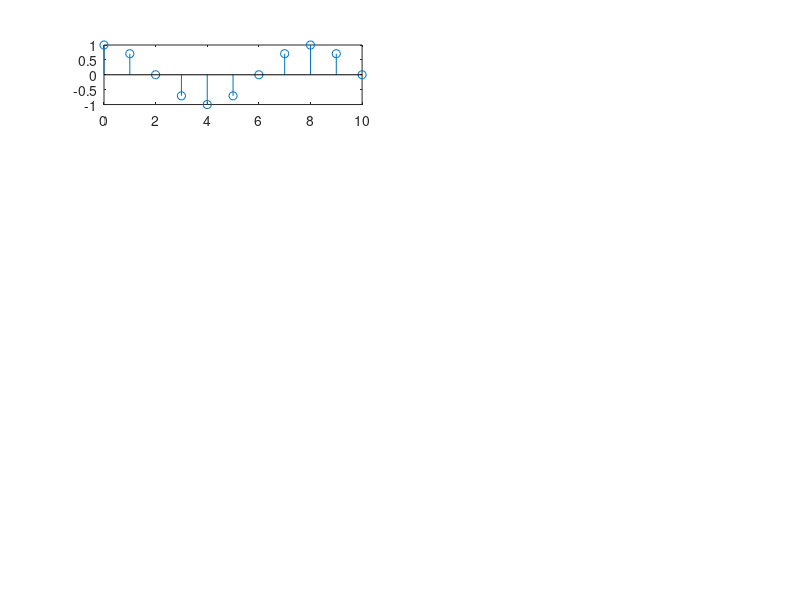

MATLAB code to generate this figure: (Note: this script raises an error after producing the figure.)
n = 0:10;
t = 0:10;
%alternating values
z = [(pi/4),(2*pi/4),(4*pi/4),(6*pi/4), (8*pi/4)];
h = [1, 2, 4, 6, 8];

% for loop for the dt subplots
for plotingg = 1:5
    x = cos(z(plotingg).*n);
    subplot(5,2,plotingg)
    stem(n,x)
    % title it with current z
    title("cos(" + h(plotingg) + "pi*n/4)");
end
%for loop for the ct
for plotingg = 1:5
    x = cos(z(plotingg).*t);
    subplot(5,2,plotingg+5)
    plot(t,x)
    % title it with current z
     title("cos(" + h(plotingg) + "pi*t/4)");
end